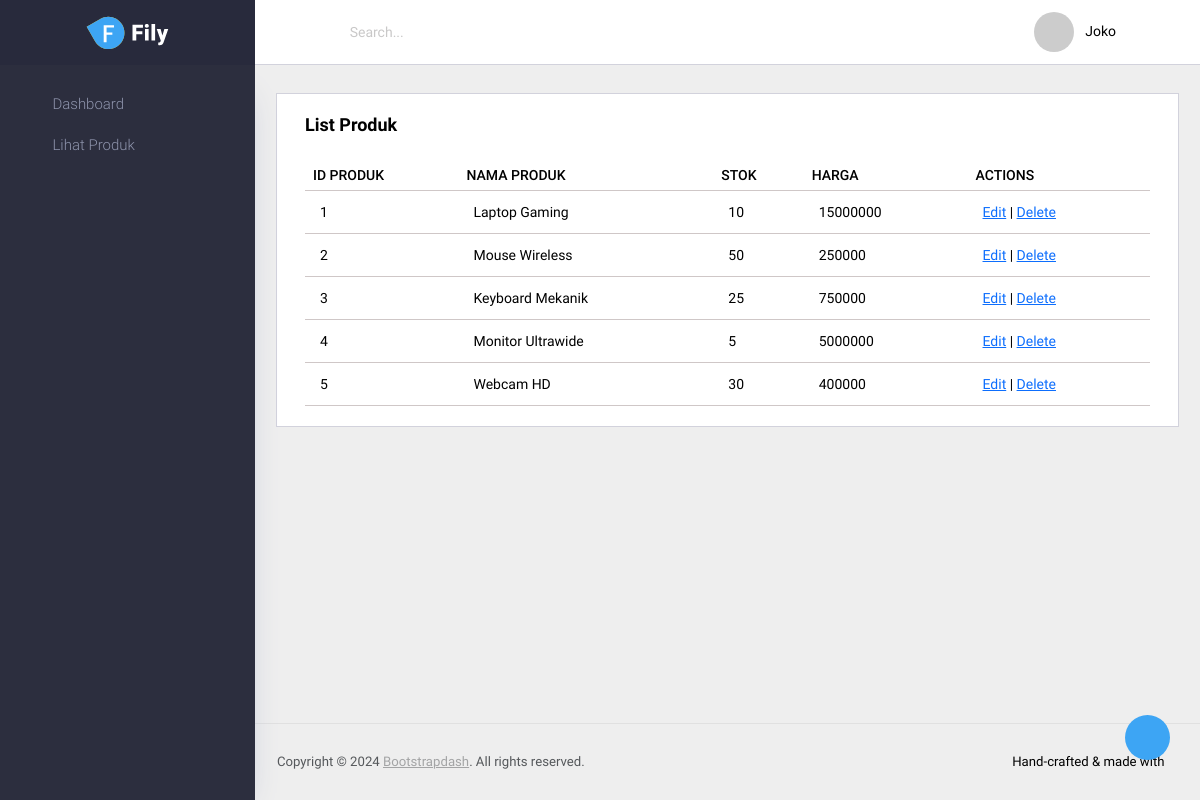
/admin/produk, run on the app's committed database.
### tables this page shows
CREATE TABLE `produks` (
  `id_produk` int(11) NOT NULL,
  `nama_produk` varchar(40) DEFAULT NULL,
  `stok` int(11) DEFAULT NULL,
  `harga` int(11) DEFAULT NULL,
  `created_by` int(11) DEFAULT NULL
);

### src/config/paths.php (called while the page is built, shortened)
<?php
function asset(string $path): string
{
    return ASSET_URL . ltrim($path, '/');
}
return true;

### src/pages/admin/produks/tampilan_produk.php (the view, shortened to what this page needs)
<?php
include __DIR__ . '/../../../config/database.php';
$id = isset($_GET['id']) ? $_GET['id'] : null;
if ($id !== null) {
    $stmt = $pdo->prepare("SELECT * FROM produks WHERE id = :id_produk");
    $stmt->execute(['id_produk' => $id]);
    $rows = $stmt->fetchAll();
} else {
    $stmt = $pdo->query("SELECT * FROM produks");
    $rows = $stmt->fetchAll();
}
?>
<!DOCTYPE html>
<html lang="en">
<head>
    <?php require_once __DIR__ . '/../../../config/paths.php'; ?>
    <link rel="stylesheet" href="<?php echo asset('vendors/mdi/css/materialdesignicons.min.css'); ?>">
    <link rel="stylesheet" href="<?php echo asset('vendors/css/vendor.bundle.base.css'); ?>">
    <link rel="stylesheet" href="<?php echo asset('css/vertical-layout-light/style.css'); ?>">
</head>
<body>
    <div class="container-scroller">
        <nav class="navbar col-lg-12 col-12 p-0 fixed-top d-flex flex-row">
            <div class="text-center navbar-brand-wrapper d-flex align-items-center justify-content-center">
                <a class="navbar-brand brand-logo" href="index.html"><img src="<?php echo asset('images/logo.svg'); ?>" alt="logo" /></a>
            </div>
            <div class="navbar-menu-wrapper d-flex align-items-center">
                <button class="navbar-toggler navbar-toggler align-self-center" type="button" data-bs-toggle="minimize">
                    <span class="mdi mdi-menu"></span>
                </button>
                <ul class="navbar-nav me-auto">
                    <li class="nav-item nav-search d-none d-md-flex" id="navbarSearch">
                        <a class="nav-link d-flex justify-content-center align-items-center" id="navbarSearchButton" href="#">
                            <i class="mdi mdi-magnify mx-0"></i>
                        </a>
                        <input type="text" class="form-control" placeholder="Search..." id="navbarSearchInput">
                    </li>
                </ul>
                <ul class="navbar-nav navbar-nav-right">
                    <li class="nav-item dropdown me-1">
                        <a class="nav-link count-indicator dropdown-toggle d-flex justify-content-center align-items-center"
                            id="messageDropdown" href="#" data-bs-toggle="dropdown">
                            <i class="mdi mdi-email mx-0"></i>
                        </a>
                    </li>
                    <li class="nav-item dropdown me-4">
                        <a class="nav-link count-indicator dropdown-toggle d-flex align-items-center justify-content-center"
                            id="notificationDropdown" href="#" data-bs-toggle="dropdown">
                            <i class="mdi mdi-bell mx-0"></i>
                        </a>
                    </li>
                    <li class="nav-item nav-profile dropdown me-0 me-sm-2">
                        <a class="nav-link dropdown-toggle" href="#" data-bs-toggle="dropdown" id="profileDropdown">
                            <img src="https://placehold.co/36x36" alt="profile" />
                            <span class="nav-profile-name">Joko</span>
                        </a>
                    </li>
                    <li class="nav-item nav-settings d-none d-lg-flex">
                        <a class="nav-link" href="#">
                            <i class="mdi mdi-dots-vertical"></i>
                        </a>
                    </li>
                </ul>
            </div>
        </nav>
        <div class="container-fluid page-body-wrapper">
            <div class="theme-setting-wrapper">
                <div id="settings-trigger"><i class="mdi mdi-settings"></i></div>
            </div>
            <nav class="sidebar sidebar-offcanvas" id="sidebar">
                <ul class="nav">
                    <li class="nav-item">
                        <a class="nav-link" href="/admin">
                            <i class="mdi mdi-home menu-icon"></i>
                            <span class="menu-title">Dashboard</span>
                        </a>
                    </li>
                    <li class="nav-item">
                        <a class="nav-link" href="/admin/produk">
                            <i class="mdi mdi-puzzle menu-icon"></i>
                            <span class="menu-title">Lihat Produk</span>
                        </a>
                    </li>
            </nav>
            <div class="main-panel">
                <div class="content-wrapper">
                    <div class="card">
                        <div class="card-body">
                            <h4 class="card-title">List Produk</h4>
                            <div class="row">
                                <div class="col-12">
                                    <div class="table-responsive">
                                        <table id="order-listing" class="table">
                                            <thead>
                                                <tr>
                                                    <th>Id Produk</th>
                                                    <th>Nama Produk</th>
                                                    <th>Stok</th>
                                                    <th>Harga</th>
                                                    <th>Actions</th>
                                                </tr>
                                            </thead>
                                            <tbody>
                                                <?php foreach ($rows as $row) : ?>
                                                    <tr>
                                                        <td><?php echo htmlspecialchars($row['id_produk'] ?? '', ENT_QUOTES); ?></td>
                                                        <td><?php echo htmlspecialchars($row['nama_produk'] ?? '', ENT_QUOTES); ?></td>
                                                        <td><?php echo htmlspecialchars($row['stok'] ?? '', ENT_QUOTES); ?></td>
                                                        <td><?php echo htmlspecialchars($row['harga'] ?? '', ENT_QUOTES); ?></td>
                                                        <td>
                                                            <a href="/admin/produk/edit_produk.php?id=<?php echo urlencode($row['id']); ?>">Edit</a>
                                                            |
                                                            <a href="/admin/produk/hapus_produk.php?id=<?php echo urlencode($row['id']); ?>">Delete</a>
                                                        </td>
                                                    </tr>
                                                <?php endforeach; ?>
                                            </tbody>
                                        </table>
                                    </div>
                                </div>
                            </div>
                        </div>
                    </div>
                </div>
                <footer class="footer">
                    <div class="d-sm-flex justify-content-center justify-content-sm-between">
                        <span class="text-muted text-center text-sm-left d-block d-sm-inline-block">Copyright © 2024 <a href="https://www.bootstrapdash.com/" target="_blank">Bootstrapdash</a>. All rights reserved.</span>
                        <span class="float-none float-sm-right d-block mt-1 mt-sm-0 text-center">Hand-crafted & made with <i class="mdi mdi-heart text-danger"></i></span>
                    </div>
                </footer>
            </div>
        </div>
    </div>
</body>
</html>

### data on the page
produks: id_produk "1", nama_produk "Laptop Gaming", stok "10", harga "15000000"
produks: id_produk "2", nama_produk "Mouse Wireless", stok "50", harga "250000"
produks: id_produk "3", nama_produk "Keyboard Mekanik", stok "25", harga "750000"
produks: id_produk "4", nama_produk "Monitor Ultrawide", stok "5", harga "5000000"
produks: id_produk "5", nama_produk "Webcam HD", stok "30", harga "400000"
